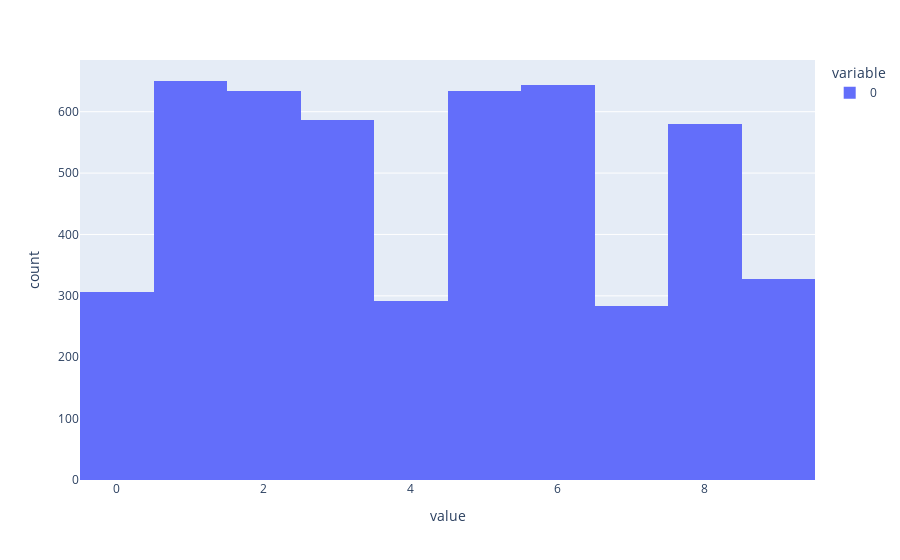

Notebook source saved alongside this figure:
### Code cell
signal = [example[1].item() for example in example_dataset if example[0][-1] == 0]
noise = [example[1].item() for example in example_dataset if example[0][-1] != 0]

print(len(signal), len(noise))

px.histogram(signal)
#px.histogram(noise)

## repeated ints < 5 are half as likely in the signal dataset. This shouldn't matter, but could check to see if those outputs (0, 4, 7, 9) are treated systematically differently by the model

### Figure 1 — Plotly figure (JSON) as saved in the notebook; plotly's stock layout.template omitted (floating-point values rounded to 4 significant figures; data arrays with more than 128 entries replaced by an {"elided": "..."} marker saying what was removed)
{"data": [{"alignmentgroup": "True", "bingroup": "x", "hovertemplate": "variable=0<br>value=%{x}<br>count=%{y}<extra></extra>", "legendgroup": "0", "marker": {"color": "#636efa", "pattern": {"shape": ""}}, "name": "0", "offsetgroup": "0", "orientation": "v", "showlegend": true, "type": "histogram", "x": {"elided": "4935 int values"}, "xaxis": "x", "yaxis": "y"}], "layout": {"barmode": "relative", "legend": {"title": {"text": "variable"}, "tracegroupgap": 0}, "margin": {"t": 60}, "xaxis": {"anchor": "y", "domain": [0, 1], "title": {"text": "value"}}, "yaxis": {"anchor": "x", "domain": [0, 1], "title": {"text": "count"}}}}
